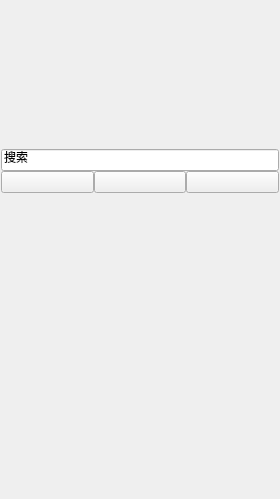
<?xml version="1.0" encoding="UTF-8"?>
<ui version="4.0">
 <class>SlideWindow</class>
 <widget class="QMainWindow" name="SlideWindow">
  <property name="geometry">
   <rect>
    <x>0</x>
    <y>0</y>
    <width>280</width>
    <height>499</height>
   </rect>
  </property>
  <property name="minimumSize">
   <size>
    <width>280</width>
    <height>0</height>
   </size>
  </property>
  <property name="windowTitle">
   <string>MainWindow</string>
  </property>
  <property name="styleSheet">
   <string notr="true">/*定义全局滚动条样式*/
	
 QScrollBar:vertical {
     width: 10px;
	 border: 0px;
 }
 
  QScrollBar:vertical:hover {
	 background: rgb(221,225,228);
 }


 QScrollBar::handle:vertical {
    background: rgb(198,201,203);
    border-radius:5px;
 }


 QScrollBar::add-line:vertical {
     border: 0px;
     height: 0px;
 }

 QScrollBar::sub-line:vertical {
     border:0px;
     height: 0px;
 }

 QScrollBar::up-arrow:vertical, QScrollBar::down-arrow:vertical {
     border: 0px;
	 
 }

 QScrollBar::add-page:vertical{
	border-top-left-radius:5px;
	border-top-right-radius:5px;
 }

QScrollBar::sub-page:vertical {
	border-bottom-left-radius:5px;
	border-bottom-right-radius:5px;
 }

 QScrollBar::add-page:vertical:hover, QScrollBar::sub-page:vertical:hover {
	background: rgb(221,225,228);
 }

/********************************/
 
 QScrollBar:horizontal {
     border: 0px;
     height: 10px;
 }


 QScrollBar::handle:horizontal {
     background: rgba(69,124,216,150);
      
 }

 
 QScrollBar::add-line:horizontal {
     border: 0px;
     width: 0px;
 }

 QScrollBar::sub-line:horizontal {
     border:0px;
     width: 0px;
 }
 QScrollBar::up-arrow:horizontal, QScrollBar::down-arrow:horizontal {
     border: 0px;
 }

 QScrollBar::add-page:horizontal, QScrollBar::sub-page:horizontal {
     background: rgba(0,0,0,0);
 }


 
/*滚动条样式定义结束*/


</string>
  </property>
  <widget class="QWidget" name="centralwidget">
   <property name="focusPolicy">
    <enum>Qt::NoFocus</enum>
   </property>
   <property name="styleSheet">
    <string notr="true">*{
	font: 9pt &quot;微软雅黑&quot;;
}


#centralwidget{
	border:1px solid rgb(168, 168, 168);
	background-color: rgb(85, 170, 0);

}

#main_top{
	background-color: rgb(22, 154, 218);
}

#search{
	padding:6px;
	border:none;
	background-color: rgba(0,0,0,60);
	color:#fff;	
	background-image: url(:/sys/search.png);
	background-repeat:no;
	background-position:right center;
	background-origin: content;
}

#search:focus{
	background-color: #fff;
	color: #000;
	border-bottom:1px solid #ccc;
}


#main_center,
#center_stack&gt;QWidget{
	background-color: rgb(241, 249, 254);
}

#center_nav{
	min-height:38px;
	
	border-bottom:1px solid rgb(211, 225, 226);
}

#center_nav QPushButton{
	border:none;
	background-repeat:none;
	background-image: url(:/sys/p_gray.png);
	background-position:center;
	height:38px;

}

#center_nav QPushButton:hover{
	
	background-image: url(:/sys/p_blue.png);
}


#main_bottom{
	
	border-top:1px solid rgb(169, 217, 241);
	background-color: rgb(203, 233, 247);
}
</string>
   </property>
   <layout class="QVBoxLayout" name="verticalLayout" stretch="0,1,0">
    <property name="spacing">
     <number>0</number>
    </property>
    <property name="leftMargin">
     <number>1</number>
    </property>
    <property name="topMargin">
     <number>1</number>
    </property>
    <property name="rightMargin">
     <number>1</number>
    </property>
    <property name="bottomMargin">
     <number>1</number>
    </property>
    <item>
     <widget class="QWidget" name="main_top" native="true">
      <property name="minimumSize">
       <size>
        <width>0</width>
        <height>170</height>
       </size>
      </property>
      <property name="maximumSize">
       <size>
        <width>16777215</width>
        <height>170</height>
       </size>
      </property>
      <layout class="QVBoxLayout" name="verticalLayout_6">
       <property name="spacing">
        <number>0</number>
       </property>
       <property name="leftMargin">
        <number>0</number>
       </property>
       <property name="topMargin">
        <number>0</number>
       </property>
       <property name="rightMargin">
        <number>0</number>
       </property>
       <property name="bottomMargin">
        <number>0</number>
       </property>
       <item>
        <spacer name="verticalSpacer">
         <property name="orientation">
          <enum>Qt::Vertical</enum>
         </property>
         <property name="sizeHint" stdset="0">
          <size>
           <width>20</width>
           <height>136</height>
          </size>
         </property>
        </spacer>
       </item>
       <item>
        <widget class="QLineEdit" name="search">
         <property name="text">
          <string>搜索</string>
         </property>
        </widget>
       </item>
      </layout>
     </widget>
    </item>
    <item>
     <widget class="QWidget" name="main_center" native="true">
      <layout class="QVBoxLayout" name="verticalLayout_2">
       <property name="spacing">
        <number>0</number>
       </property>
       <property name="leftMargin">
        <number>0</number>
       </property>
       <property name="topMargin">
        <number>0</number>
       </property>
       <property name="rightMargin">
        <number>0</number>
       </property>
       <property name="bottomMargin">
        <number>0</number>
       </property>
       <item>
        <widget class="QWidget" name="center_nav" native="true">
         <layout class="QHBoxLayout" name="horizontalLayout">
          <property name="spacing">
           <number>0</number>
          </property>
          <property name="leftMargin">
           <number>0</number>
          </property>
          <property name="topMargin">
           <number>0</number>
          </property>
          <property name="rightMargin">
           <number>0</number>
          </property>
          <property name="bottomMargin">
           <number>0</number>
          </property>
          <item>
           <widget class="QPushButton" name="pushButton">
            <property name="text">
             <string/>
            </property>
           </widget>
          </item>
          <item>
           <widget class="QPushButton" name="pushButton_2">
            <property name="text">
             <string/>
            </property>
           </widget>
          </item>
          <item>
           <widget class="QPushButton" name="pushButton_3">
            <property name="text">
             <string/>
            </property>
           </widget>
          </item>
         </layout>
        </widget>
       </item>
       <item>
        <widget class="QStackedWidget" name="center_stack">
         <property name="currentIndex">
          <number>0</number>
         </property>
         <widget class="QWidget" name="page">
          <layout class="QVBoxLayout" name="verticalLayout_3">
           <property name="spacing">
            <number>0</number>
           </property>
           <property name="leftMargin">
            <number>0</number>
           </property>
           <property name="topMargin">
            <number>0</number>
           </property>
           <property name="rightMargin">
            <number>0</number>
           </property>
           <property name="bottomMargin">
            <number>0</number>
           </property>
          </layout>
         </widget>
         <widget class="QWidget" name="page_3">
          <layout class="QVBoxLayout" name="verticalLayout_4">
           <item>
            <widget class="QPushButton" name="pushButton_5">
             <property name="text">
              <string>PushButton</string>
             </property>
            </widget>
           </item>
          </layout>
         </widget>
         <widget class="QWidget" name="page_2">
          <layout class="QVBoxLayout" name="verticalLayout_5">
           <item>
            <widget class="QPushButton" name="pushButton_6">
             <property name="text">
              <string>PushButton</string>
             </property>
            </widget>
           </item>
          </layout>
         </widget>
        </widget>
       </item>
      </layout>
     </widget>
    </item>
    <item>
     <widget class="QWidget" name="main_bottom" native="true">
      <property name="minimumSize">
       <size>
        <width>0</width>
        <height>60</height>
       </size>
      </property>
      <property name="maximumSize">
       <size>
        <width>16777215</width>
        <height>60</height>
       </size>
      </property>
     </widget>
    </item>
   </layout>
  </widget>
 </widget>
 <resources/>
 <connections/>
</ui>
